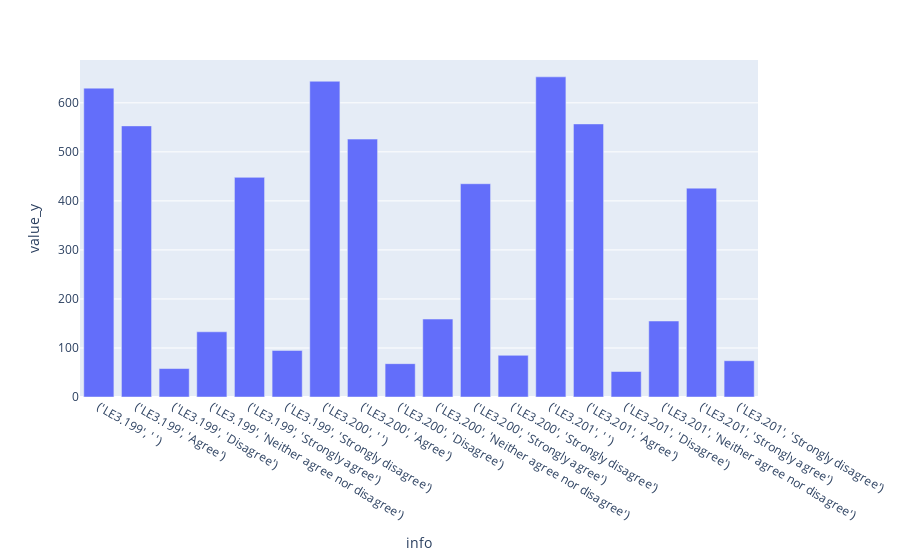

Notebook code for this chart:
### Code cell
px.bar(nx, x='info', y= 'value_y')

### Figure 1 — Plotly figure (JSON) as saved in the notebook; plotly's stock layout.template omitted (floating-point values rounded to 4 significant figures)
{"data": [{"alignmentgroup": "True", "hovertemplate": "info=%{x}<br>value_y=%{y}<extra></extra>", "legendgroup": "", "marker": {"color": "#636efa", "pattern": {"shape": ""}}, "name": "", "offsetgroup": "", "orientation": "v", "showlegend": false, "textposition": "auto", "type": "bar", "x": ["('LE3.199', ' ')", "('LE3.199', 'Agree')", "('LE3.199', 'Disagree')", "('LE3.199', 'Neither agree nor disagree')", "('LE3.199', 'Strongly agree')", "('LE3.199', 'Strongly disagree')", "('LE3.200', ' ')", "('LE3.200', 'Agree')", "('LE3.200', 'Disagree')", "('LE3.200', 'Neither agree nor disagree')", "('LE3.200', 'Strongly agree')", "('LE3.200', 'Strongly disagree')", "('LE3.201', ' ')", "('LE3.201', 'Agree')", "('LE3.201', 'Disagree')", "('LE3.201', 'Neither agree nor disagree')", "('LE3.201', 'Strongly agree')", "('LE3.201', 'Strongly disagree')"], "xaxis": "x", "y": [630, 553, 58, 133, 448, 95, 644, 526, 68, 159, 435, 85, 653, 557, 52, 155, 426, 74], "yaxis": "y"}], "layout": {"autosize": true, "barmode": "relative", "legend": {"tracegroupgap": 0}, "margin": {"t": 60}, "xaxis": {"anchor": "y", "autorange": true, "domain": [0, 1], "range": [-0.5, 17.5], "title": {"text": "info"}, "type": "category"}, "yaxis": {"anchor": "x", "autorange": true, "domain": [0, 1], "range": [0, 687.4], "title": {"text": "value_y"}, "type": "linear"}}}
